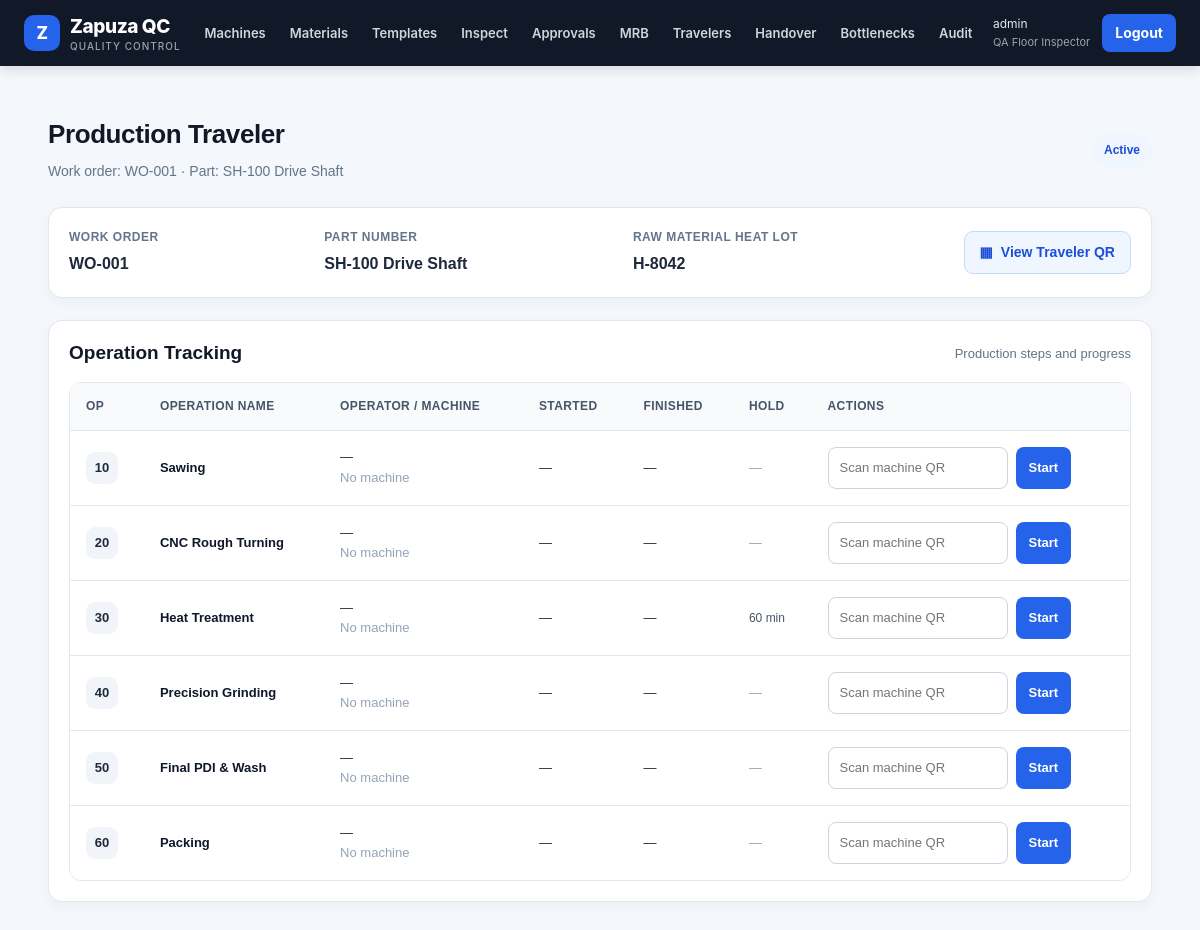
The page /production/1/ (signed in) on the database its author committed.
### accounts/models.py (models this page shows)
class User(AbstractUser):
    class Role(models.TextChoices):
        PLANT_MANAGER = "PM", "Plant Manager"
        QUALITY_ENGINEER = "QE", "Quality Engineer"
        QUALITY_MANAGER = "QM", "Quality Manager"
        SUPERVISOR = "SUP", "Shift Supervisor"
        INSPECTOR = "INS", "QA Floor Inspector"
        OPERATOR = "OPR", "Machine Operator"
        DOCK_CLERK = "DOCK", "Dock Clerk"
        WAREHOUSE = "WH", "Warehouse Clerk"
    role = models.CharField(max_length=5, choices=Role.choices, default=Role.INSPECTOR)

### production/models.py (models this page shows, shortened)
class JobTraveler(models.Model):
    class Status(models.TextChoices):
        ACTIVE = "ACTIVE", "Active"
        QUARANTINED = "QUARANTINED", "Quarantined"
        SCRAPPED = "SCRAPPED", "Scrapped"
        RETURNED = "RETURNED", "Returned to vendor"
        SHIPPED = "SHIPPED", "Shipped"
    work_order = models.CharField(max_length=30, unique=True)
    part = models.ForeignKey("plant.Part", on_delete=models.PROTECT)
    raw_lot = models.ForeignKey("materials.RawMaterialLot", on_delete=models.PROTECT)
    quantity = models.PositiveIntegerField(default=1)
    status = models.CharField(max_length=12, choices=Status.choices, default=Status.ACTIVE)
    created_at = models.DateTimeField(auto_now_add=True)

class Operation(models.Model):
    traveler = models.ForeignKey(JobTraveler, related_name="ops", on_delete=models.CASCADE)
    seq = models.PositiveSmallIntegerField()                      # 10, 20, 30 ...
    name = models.CharField(max_length=60)
    hold_minutes = models.PositiveIntegerField(default=0, help_text="Mandatory cooling/curing time AFTER this op")
    requires_first_piece = models.BooleanField(default=False)
    started_at = models.DateTimeField(null=True, blank=True)
    finished_at = models.DateTimeField(null=True, blank=True)
    operator = models.ForeignKey(settings.AUTH_USER_MODEL, null=True, blank=True, on_delete=models.PROTECT)
    machine = models.ForeignKey("plant.Machine", null=True, blank=True, on_delete=models.PROTECT)
    class Meta:
        ordering = ["seq"]
        unique_together = ("traveler", "seq")
    def hold_remaining(self):
        if not (self.finished_at and self.hold_minutes):
            return timedelta(0)
        return max(self.finished_at + timedelta(minutes=self.hold_minutes) - timezone.now(), timedelta(0))

### plant/models.py (models this page shows)
class Part(models.Model):
    part_number = models.CharField(max_length=40, unique=True)
    name = models.CharField(max_length=100)
    def __str__(self): return f"{self.part_number} {self.name}"

### materials/models.py (models this page shows, shortened)
class RawMaterialLot(models.Model):
    class Status(models.TextChoices):
        IN_LAB = "LAB", "In Lab Testing"
        CLEARED = "OK", "Cleared"
        QUARANTINE = "QUAR", "Supplier Quarantine"
    supplier = models.CharField(max_length=100)
    po_number = models.CharField(max_length=50)
    grade = models.CharField(max_length=50)
    heat_number = models.CharField(max_length=50, db_index=True)
    quantity = models.DecimalField(max_digits=10, decimal_places=2)
    mtc_file = models.FileField(upload_to="mtc/")                 # mandatory
    requires_lab_test = models.BooleanField(default=False)
    status = models.CharField(max_length=5, choices=Status.choices, default=Status.CLEARED)
    received_by = models.ForeignKey(settings.AUTH_USER_MODEL, null=True, blank=True, on_delete=models.SET_NULL)
    received_at = models.DateTimeField(auto_now_add=True)

### production/views.py (the view)
# urls.py: path("<int:pk>/", views.trav_detail, name="trav_detail"),
@role_required(*ALL)
def trav_detail(request, pk):
    t = get_object_or_404(JobTraveler, pk=pk)
    ops = [(o, svc.fmt_td(o.hold_remaining()) if o.hold_remaining() else "") for o in t.ops.all()]
    return render(request, "production/trav_detail.html", {"t": t, "ops": ops})

### templates/production/trav_detail.html (shortened to what this page needs)
{% extends "base.html" %}
{% block content %}
<div class="traveler-page">
    <div class="traveler-header">
        <div>
            <h2>Production Traveler</h2>
            <p class="traveler-subtitle">
                Work order: {{ t.work_order }} · Part: {{ t.part }}
            </p>
        </div>
        <span class="status-badge">
            {{ t.get_status_display }}
        </span>
    </div>
    <div class="traveler-card">
        <div class="traveler-info">
            <div>
                <span class="info-label">Work Order</span>
                <div class="info-value">{{ t.work_order }}</div>
            </div>
            <div>
                <span class="info-label">Part Number</span>
                <div class="info-value">{{ t.part }}</div>
            </div>
            <div>
                <span class="info-label">Raw Material Heat Lot</span>
                <div class="info-value">
                    {{ t.raw_lot.heat_number|default:"Not assigned" }}
                </div>
            </div>
            <a href="{% url 'trav_qr' t.pk %}"
               target="_blank"
               rel="noopener noreferrer"
               class="qr-link">
                <span aria-hidden="true">▦</span>
                View Traveler QR
            </a>
        </div>
    </div>
    <div class="traveler-card">
        <div class="section-heading">
            <h3>Operation Tracking</h3>
            <span class="operation-count">
                Production steps and progress
            </span>
        </div>
        <div class="desktop-operations">
            <div class="table-wrapper">
                <table class="operation-table">
                    <thead>
                        <tr>
                            <th>Op</th>
                            <th>Operation Name</th>
                            <th>Operator / Machine</th>
                            <th>Started</th>
                            <th>Finished</th>
                            <th>Hold</th>
                            <th>Actions</th>
                        </tr>
                    </thead>
                    <tbody>
                        {% for o, hold in ops %}
                        <tr>
                            <td>
                                <span class="op-number">{{ o.seq }}</span>
                            </td>
                            <td>
                                <span class="op-name">{{ o.name }}</span>
                            </td>
                            <td>
                                {{ o.operator|default:"—" }}
                                <br>
                                <span class="muted">
                                    {{ o.machine|default:"No machine" }}
                                </span>
                            </td>
                            <td>
                                {{ o.started_at|date:"d M Y, H:i"|default:"—" }}
                            </td>
                            <td>
                                {{ o.finished_at|date:"d M Y, H:i"|default:"—" }}
                            </td>
                            <td>
                                {% if hold %}
                                    <span class="hold-badge">
                                        {{ hold }} left
                                    </span>
                                {% elif o.hold_minutes %}
                                    <span class="hold-normal">
                                        {{ o.hold_minutes }} min
                                    </span>
                                {% else %}
                                    <span class="muted">—</span>
                                {% endif %}
                            </td>
                            <td class="action-cell">
                                {% if not o.started_at %}
                                    <form method="post"
                                          action="{% url 'op_start' o.pk %}"
                                          class="action-form">
                                        <input
                                            class="machine-input"
                                            name="machine_qr"
                                            placeholder="Scan machine QR"
                                            aria-label="Machine QR for operation {{ o.seq }}"
                                            required>
                                        <button type="submit" class="btn">
                                            Start
                                        </button>
                                    </form>
                                {% else %}
                                    <span class="status-badge">Completed</span>
                                {% endif %}
                            </td>
                        </tr>
                        {% empty %}
                        <tr>
                            <td colspan="7" style="text-align:center; padding:30px;">
                                No operations are available for this work order.
                            </td>
                        </tr>
                        {% endfor %}
                    </tbody>
                </table>
            </div>
        </div>
    </div>
</div>
{% endblock %}

### templates/base.html (shortened to what this page needs)
<!doctype html>
<html lang="en">
<head>
    {% load static %}
    <link rel="stylesheet" href="{% static 'css/style.css' %}">
</head>
<body>
    <nav class="topbar" aria-label="Main navigation">
        <div class="topbar-inner">
            <a href="/" class="brand">
                <span class="brand-mark" aria-hidden="true">Z</span>
                <span>
                    Zapuza QC
                    <span class="brand-subtitle">Quality Control</span>
                </span>
            </a>
            {% if user.is_authenticated %}
                <div class="nav-content" id="nav-content">
                    <div class="nav-links">
                        <a href="{% url 'machine_list' %}">Machines</a>
                        <a href="{% url 'lot_list' %}">Materials</a>
                        <a href="{% url 'tpl_list' %}">Templates</a>
                        <a href="{% url 'scan' %}">Inspect</a>
                        <a href="{% url 'queue' %}">Approvals</a>
                        <a href="{% url 'mrb' %}">MRB</a>
                        <a href="{% url 'trav_list' %}">Travelers</a>
                        <a href="{% url 'handover_list' %}">Handover</a>
                        <a href="{% url 'bottlenecks' %}">Bottlenecks</a>
                        <a href="{% url 'audit_list' %}">Audit</a>
                    </div>
                    <div class="nav-account">
                        <div class="user-info">
                            {{ user.username }}
                            <span class="user-role">
                                {{ user.get_role_display|default:"User" }}
                            </span>
                        </div>
                        <form method="post" action="{% url 'logout' %}" class="logout-form">
                            <button type="submit" style="min-height:38px;padding:8px 13px;">
                                Logout
                            </button>
                        </form>
                    </div>
                </div>
            {% endif %}
        </div>
    </nav>
    <main id="main-content">
        {% block content %}{% endblock %}
    </main>
</body>
</html>

### static/css/style.css (style rules this page uses)
.status-badge { display: inline-flex; align-items: center; gap: 8px; padding: 7px 12px; border-radius: 30px; font-size: 12px; font-weight: 750; white-space: nowrap; }

### templates/base.html (style rules this page uses)
:root { --qc-primary: #2563eb; --qc-primary-dark: #1d4ed8; --qc-sidebar: #111827; --qc-sidebar-hover: #1f2937; --qc-text: #172033; --qc-muted: #64748b; --qc-border: #e2e8f0; --qc-surface: #ffffff; --qc-background: #f4f7fb; --qc-success: #15803d; --qc-danger: #dc2626; --qc-warning: #b45309; }
* { box-sizing: border-box; }
html { min-height: 100%; scroll-behavior: smooth; }
body { min-height: 100vh; margin: 0; font-family: Inter, system-ui, -apple-system, BlinkMacSystemFont, "Segoe UI", sans-serif; font-size: 15px; line-height: 1.55; color: var(--qc-text); background: var(--qc-background); }
a { color: var(--qc-primary); }
.topbar { position: sticky; top: 0; z-index: 100; background: var(--qc-sidebar); color: #fff; box-shadow: 0 3px 12px rgba(15, 23, 42, 0.14); }
.topbar-inner { display: flex; align-items: center; flex-wrap: wrap; gap: 14px; max-width: 1600px; min-height: 66px; margin: 0 auto; padding: 10px 24px; }
.brand { display: inline-flex; align-items: center; gap: 10px; flex-shrink: 0; color: #fff; font-size: 19px; font-weight: 800; letter-spacing: -0.4px; text-decoration: none; }
.brand-mark { display: grid; place-items: center; width: 36px; height: 36px; border-radius: 10px; background: var(--qc-primary); color: #fff; font-size: 17px; font-weight: 800; }
.brand-subtitle { display: block; margin-top: -2px; color: #9ca3af; font-size: 10px; font-weight: 500; letter-spacing: 1px; text-transform: uppercase; }
.nav-content { display: flex; flex: 1; align-items: center; flex-wrap: wrap; gap: 6px; min-width: 0; }
.nav-links { display: flex; flex: 1; align-items: center; flex-wrap: wrap; gap: 4px; min-width: 0; }
.nav-links a { display: inline-flex; align-items: center; min-height: 38px; padding: 8px 10px; border-radius: 7px; color: #d1d5db; font-size: 13px; font-weight: 600; text-decoration: none; transition: background 0.15s ease, color 0.15s ease; }
.nav-account { display: flex; align-items: center; flex-wrap: wrap; gap: 12px; margin-left: auto; }
.user-info { max-width: 220px; color: #e5e7eb; font-size: 12px; overflow-wrap: anywhere; }
.user-role { display: block; color: #9ca3af; font-size: 11px; }
.logout-form { display: inline-flex; margin: 0; }
main { width: 100%; max-width: 1600px; min-height: calc(100vh - 66px); margin: 0 auto; padding: 28px 24px 40px; }
h1, h2, h3, h4 { color: #111827; line-height: 1.3; }
h2 { margin-top: 0; font-size: clamp(23px, 3vw, 30px); font-weight: 750; letter-spacing: -0.4px; }
h3 { font-size: 19px; }
p { line-height: 1.65; }
button, .btn, input, select, textarea { max-width: 100%; min-height: 42px; padding: 10px 12px; border: 1px solid #cbd5e1; border-radius: 8px; font: inherit; font-size: 14px; box-sizing: border-box; }
input, select, textarea { width: 100%; background: #fff; color: #111827; }
button, .btn { display: inline-flex; align-items: center; justify-content: center; gap: 6px; width: auto; border: 0; background: var(--qc-primary); color: #fff; font-weight: 650; text-align: center; text-decoration: none; cursor: pointer; transition: background 0.15s ease; }
table { width: 100%; border-collapse: collapse; background: #fff; }
th, td { padding: 12px 14px; border-bottom: 1px solid #e5e7eb; text-align: left; vertical-align: top; overflow-wrap: anywhere; }
th { background: #f8fafc; color: #64748b; font-size: 11px; font-weight: 750; letter-spacing: 0.05em; text-transform: uppercase; white-space: nowrap; }
td { font-size: 14px; }
tbody tr:last-child td { border-bottom: 0; }

### rows shown on the page
User: username "admin", role "QA Floor Inspector"
JobTraveler: work_order "WO-001", part "SH-100 Drive Shaft", status "Active", raw_lot.heat_number "H-8042"
Operation: seq "10", name "Sawing", operator "—", machine "No machine", started_at "—", finished_at "—"
Operation: seq "20", name "CNC Rough Turning", operator "—", machine "No machine", started_at "—", finished_at "—"
Operation: seq "30", name "Heat Treatment", operator "—", machine "No machine", started_at "—", finished_at "—", hold_minutes "60"
Operation: seq "40", name "Precision Grinding", operator "—", machine "No machine", started_at "—", finished_at "—"
Operation: seq "50", name "Final PDI & Wash", operator "—", machine "No machine", started_at "—", finished_at "—"
Operation: seq "60", name "Packing", operator "—", machine "No machine", started_at "—", finished_at "—"
